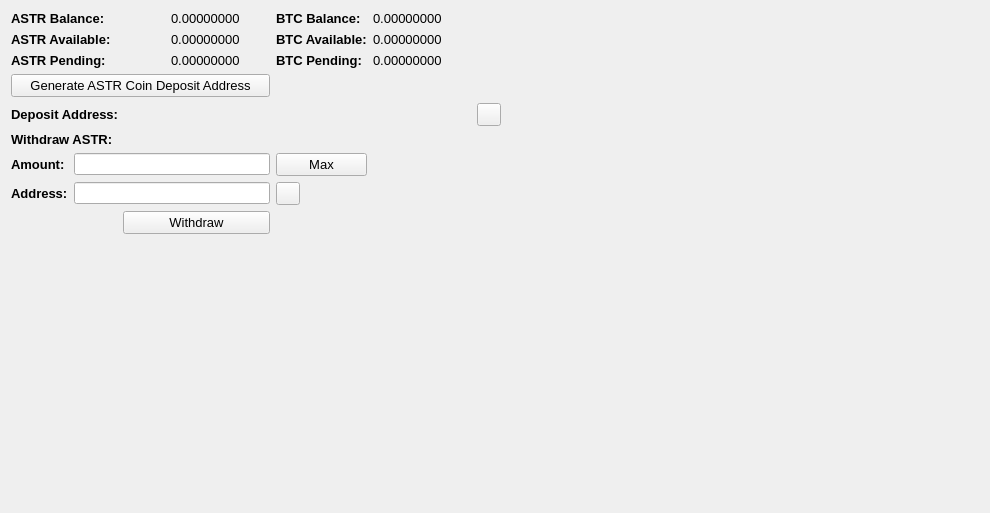
     <widget class="QWidget" name="BalanceTab">
      <attribute name="title">
       <string>Balance</string>
      </attribute>
      <layout class="QGridLayout" name="gridLayout_2">
       <item row="0" column="0" colspan="2">
        <widget class="QLabel" name="label_11">
         <property name="font">
          <font>
           <pointsize>10</pointsize>
           <weight>75</weight>
           <bold>true</bold>
          </font>
         </property>
         <property name="text">
          <string>ASTR Balance:</string>
         </property>
        </widget>
       </item>
       <item row="0" column="3">
        <widget class="QLabel" name="ASTRBalanceLabel">
         <property name="font">
          <font>
           <pointsize>10</pointsize>
          </font>
         </property>
         <property name="text">
          <string>0.00000000</string>
         </property>
         <property name="textInteractionFlags">
          <set>Qt::LinksAccessibleByMouse|Qt::TextSelectableByMouse</set>
         </property>
        </widget>
       </item>
       <item row="0" column="4">
        <widget class="QLabel" name="label_12">
         <property name="font">
          <font>
           <pointsize>10</pointsize>
           <weight>75</weight>
           <bold>true</bold>
          </font>
         </property>
         <property name="text">
          <string>BTC Balance:</string>
         </property>
        </widget>
       </item>
       <item row="0" column="5">
        <widget class="QLabel" name="BitcoinBalanceLabel">
         <property name="font">
          <font>
           <pointsize>10</pointsize>
          </font>
         </property>
         <property name="text">
          <string>0.00000000</string>
         </property>
         <property name="textInteractionFlags">
          <set>Qt::LinksAccessibleByMouse|Qt::TextSelectableByMouse</set>
         </property>
        </widget>
       </item>
       <item row="0" column="7" rowspan="10">
        <spacer name="horizontalSpacer_4">
         <property name="orientation">
          <enum>Qt::Horizontal</enum>
         </property>
         <property name="sizeHint" stdset="0">
          <size>
           <width>478</width>
           <height>488</height>
          </size>
         </property>
        </spacer>
       </item>
       <item row="1" column="0" colspan="2">
        <widget class="QLabel" name="label_13">
         <property name="font">
          <font>
           <pointsize>10</pointsize>
           <weight>75</weight>
           <bold>true</bold>
          </font>
         </property>
         <property name="text">
          <string>ASTR Available:</string>
         </property>
        </widget>
       </item>
       <item row="1" column="3">
        <widget class="QLabel" name="ASTRAvailableLabel_2">
         <property name="font">
          <font>
           <pointsize>10</pointsize>
          </font>
         </property>
         <property name="text">
          <string>0.00000000</string>
         </property>
         <property name="textInteractionFlags">
          <set>Qt::LinksAccessibleByMouse|Qt::TextSelectableByMouse</set>
         </property>
        </widget>
       </item>
       <item row="1" column="4">
        <widget class="QLabel" name="label_15">
         <property name="font">
          <font>
           <pointsize>10</pointsize>
           <weight>75</weight>
           <bold>true</bold>
          </font>
         </property>
         <property name="text">
          <string>BTC Available:</string>
         </property>
        </widget>
       </item>
       <item row="1" column="5">
        <widget class="QLabel" name="BitcoinAvailableLabel">
         <property name="font">
          <font>
           <pointsize>10</pointsize>
          </font>
         </property>
         <property name="text">
          <string>0.00000000</string>
         </property>
         <property name="textInteractionFlags">
          <set>Qt::LinksAccessibleByMouse|Qt::TextSelectableByMouse</set>
         </property>
        </widget>
       </item>
       <item row="2" column="0" colspan="2">
        <widget class="QLabel" name="label_14">
         <property name="font">
          <font>
           <pointsize>10</pointsize>
           <weight>75</weight>
           <bold>true</bold>
          </font>
         </property>
         <property name="text">
          <string>ASTR Pending:</string>
         </property>
        </widget>
       </item>
       <item row="2" column="3">
        <widget class="QLabel" name="ASTRPendingLabel">
         <property name="font">
          <font>
           <pointsize>10</pointsize>
          </font>
         </property>
         <property name="text">
          <string>0.00000000</string>
         </property>
         <property name="textInteractionFlags">
          <set>Qt::LinksAccessibleByMouse|Qt::TextSelectableByMouse</set>
         </property>
        </widget>
       </item>
       <item row="2" column="4">
        <widget class="QLabel" name="label_31">
         <property name="font">
          <font>
           <pointsize>10</pointsize>
           <weight>75</weight>
           <bold>true</bold>
          </font>
         </property>
         <property name="text">
          <string>BTC Pending:</string>
         </property>
        </widget>
       </item>
       <item row="2" column="5">
        <widget class="QLabel" name="BitcoinPendingLabel">
         <property name="font">
          <font>
           <pointsize>10</pointsize>
          </font>
         </property>
         <property name="text">
          <string>0.00000000</string>
         </property>
         <property name="textInteractionFlags">
          <set>Qt::LinksAccessibleByMouse|Qt::TextSelectableByMouse</set>
         </property>
        </widget>
       </item>
       <item row="3" column="0" colspan="4">
        <widget class="QPushButton" name="GenDepositBTN">
         <property name="font">
          <font>
           <pointsize>10</pointsize>
          </font>
         </property>
         <property name="text">
          <string>Generate ASTR Coin Deposit Address</string>
         </property>
        </widget>
       </item>
       <item row="4" column="0" colspan="3">
        <widget class="QLabel" name="label_33">
         <property name="font">
          <font>
           <pointsize>10</pointsize>
           <weight>75</weight>
           <bold>true</bold>
          </font>
         </property>
         <property name="text">
          <string>Deposit Address:</string>
         </property>
        </widget>
       </item>
       <item row="4" column="3" colspan="3">
        <widget class="QLabel" name="DepositAddressLabel">
         <property name="minimumSize">
          <size>
           <width>300</width>
           <height>0</height>
          </size>
         </property>
         <property name="palette">
          <palette>
           <active>
            <colorrole role="WindowText">
             <brush brushstyle="SolidPattern">
              <color alpha="255">
               <red>0</red>
               <green>0</green>
               <blue>0</blue>
              </color>
             </brush>
            </colorrole>
            <colorrole role="Text">
             <brush brushstyle="SolidPattern">
              <color alpha="255">
               <red>0</red>
               <green>0</green>
               <blue>255</blue>
              </color>
             </brush>
            </colorrole>
           </active>
           <inactive>
            <colorrole role="WindowText">
             <brush brushstyle="SolidPattern">
              <color alpha="255">
               <red>0</red>
               <green>0</green>
               <blue>0</blue>
              </color>
             </brush>
            </colorrole>
            <colorrole role="Text">
             <brush brushstyle="SolidPattern">
              <color alpha="255">
               <red>0</red>
               <green>0</green>
               <blue>255</blue>
              </color>
             </brush>
            </colorrole>
           </inactive>
           <disabled>
            <colorrole role="WindowText">
             <brush brushstyle="SolidPattern">
              <color alpha="255">
               <red>120</red>
               <green>120</green>
               <blue>120</blue>
              </color>
             </brush>
            </colorrole>
            <colorrole role="Text">
             <brush brushstyle="SolidPattern">
              <color alpha="255">
               <red>120</red>
               <green>120</green>
               <blue>120</blue>
              </color>
             </brush>
            </colorrole>
           </disabled>
          </palette>
         </property>
         <property name="font">
          <font>
           <pointsize>10</pointsize>
           <weight>75</weight>
           <bold>true</bold>
          </font>
         </property>
         <property name="text">
          <string/>
         </property>
         <property name="alignment">
          <set>Qt::AlignRight|Qt::AlignTrailing|Qt::AlignVCenter</set>
         </property>
         <property name="textInteractionFlags">
          <set>Qt::LinksAccessibleByMouse|Qt::TextSelectableByKeyboard|Qt::TextSelectableByMouse</set>
         </property>
        </widget>
       </item>
       <item row="4" column="6">
        <widget class="QToolButton" name="DepositCopyButton">
         <property name="toolTip">
          <string>Copy to clipboard</string>
         </property>
         <property name="text">
          <string/>
         </property>
         <property name="icon">
          <iconset resource="../bitcoin.qrc">
           <normaloff>:/icons/editcopy</normaloff>:/icons/editcopy</iconset>
         </property>
         <property name="shortcut">
          <string>Alt+P</string>
         </property>
        </widget>
       </item>
       <item row="5" column="0" colspan="2">
        <widget class="QLabel" name="label_34">
         <property name="font">
          <font>
           <pointsize>10</pointsize>
           <weight>75</weight>
           <bold>true</bold>
          </font>
         </property>
         <property name="text">
          <string>Withdraw ASTR:</string>
         </property>
        </widget>
       </item>
       <item row="6" column="0">
        <widget class="QLabel" name="label_26">
         <property name="font">
          <font>
           <pointsize>10</pointsize>
           <weight>75</weight>
           <bold>true</bold>
          </font>
         </property>
         <property name="text">
          <string>Amount:</string>
         </property>
        </widget>
       </item>
       <item row="6" column="1" colspan="3">
        <widget class="QLineEdit" name="WithdrawUnitsInput">
         <property name="font">
          <font>
           <pointsize>9</pointsize>
           <weight>75</weight>
           <bold>true</bold>
          </font>
         </property>
         <property name="text">
          <string/>
         </property>
        </widget>
       </item>
       <item row="6" column="4">
        <widget class="QPushButton" name="Withdraw_Max_Amount">
         <property name="font">
          <font>
           <pointsize>10</pointsize>
          </font>
         </property>
         <property name="text">
          <string>Max</string>
         </property>
        </widget>
       </item>
       <item row="7" column="0">
        <widget class="QLabel" name="label_10">
         <property name="font">
          <font>
           <pointsize>10</pointsize>
           <weight>75</weight>
           <bold>true</bold>
          </font>
         </property>
         <property name="text">
          <string>Address:</string>
         </property>
        </widget>
       </item>
       <item row="7" column="1" colspan="3">
        <widget class="QLineEdit" name="WithdrawAddress">
         <property name="font">
          <font>
           <pointsize>9</pointsize>
           <weight>75</weight>
           <bold>true</bold>
          </font>
         </property>
        </widget>
       </item>
       <item row="7" column="4">
        <widget class="QToolButton" name="WithdrawPasteButton">
         <property name="toolTip">
          <string>Paste from clipboard</string>
         </property>
         <property name="text">
          <string/>
         </property>
         <property name="icon">
          <iconset resource="../bitcoin.qrc">
           <normaloff>:/icons/editpaste</normaloff>:/icons/editpaste</iconset>
         </property>
         <property name="shortcut">
          <string>Alt+P</string>
         </property>
        </widget>
       </item>
       <item row="8" column="2" colspan="2">
        <widget class="QPushButton" name="WithdrawUnitsBtn">
         <property name="font">
          <font>
           <pointsize>10</pointsize>
          </font>
         </property>
         <property name="text">
          <string>Withdraw</string>
         </property>
        </widget>
       </item>
       <item row="9" column="0" colspan="6">
        <spacer name="verticalSpacer">
         <property name="orientation">
          <enum>Qt::Vertical</enum>
         </property>
         <property name="sizeHint" stdset="0">
          <size>
           <width>428</width>
           <height>262</height>
          </size>
         </property>
        </spacer>
       </item>
      </layout>
      <zorder>label_31</zorder>
      <zorder>label_15</zorder>
      <zorder>label_12</zorder>
      <zorder>label_14</zorder>
      <zorder>label_13</zorder>
      <zorder>label_11</zorder>
      <zorder>BitcoinBalanceLabel</zorder>
      <zorder>ASTRBalanceLabel</zorder>
      <zorder>ASTRAvailableLabel_2</zorder>
      <zorder>ASTRPendingLabel</zorder>
      <zorder>BitcoinAvailableLabel</zorder>
      <zorder>BitcoinPendingLabel</zorder>
      <zorder>label_33</zorder>
      <zorder>GenDepositBTN</zorder>
      <zorder>DepositAddressLabel</zorder>
      <zorder>Withdraw_Max_Amount</zorder>
      <zorder>label_34</zorder>
      <zorder>WithdrawUnitsInput</zorder>
      <zorder>label_10</zorder>
      <zorder>label_26</zorder>
      <zorder>WithdrawAddress</zorder>
      <zorder>WithdrawUnitsBtn</zorder>
      <zorder>horizontalSpacer_4</zorder>
      <zorder>verticalSpacer</zorder>
      <zorder>WithdrawPasteButton</zorder>
      <zorder>DepositCopyButton</zorder>
     </widget>
